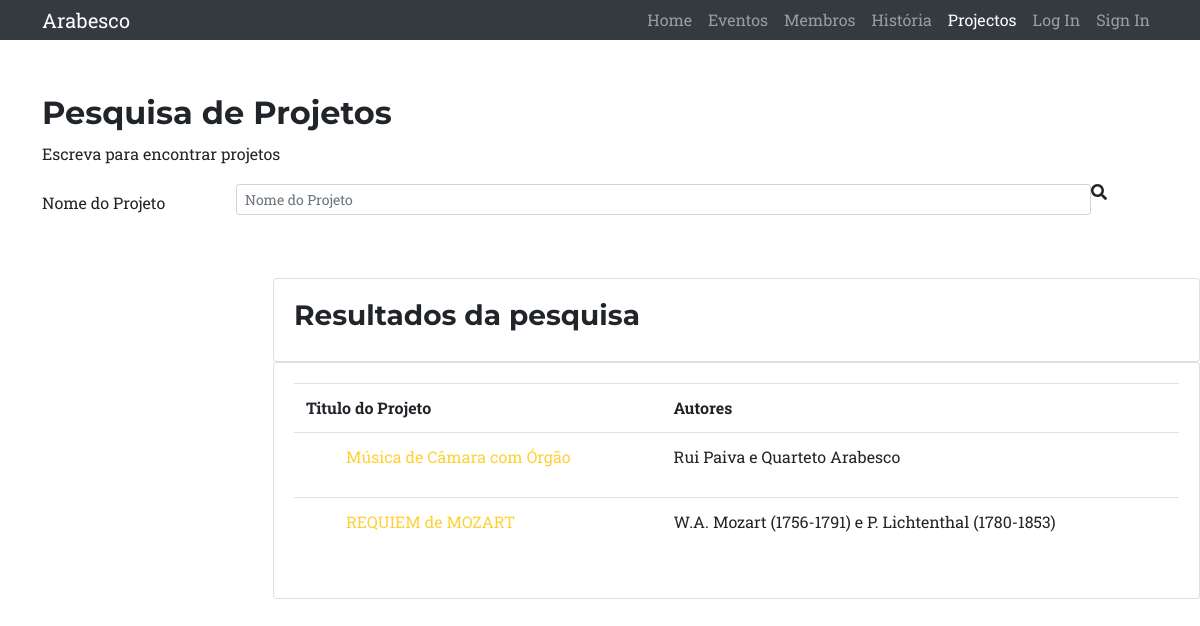
/Projetos/, run on an earlier commit of the app's database.
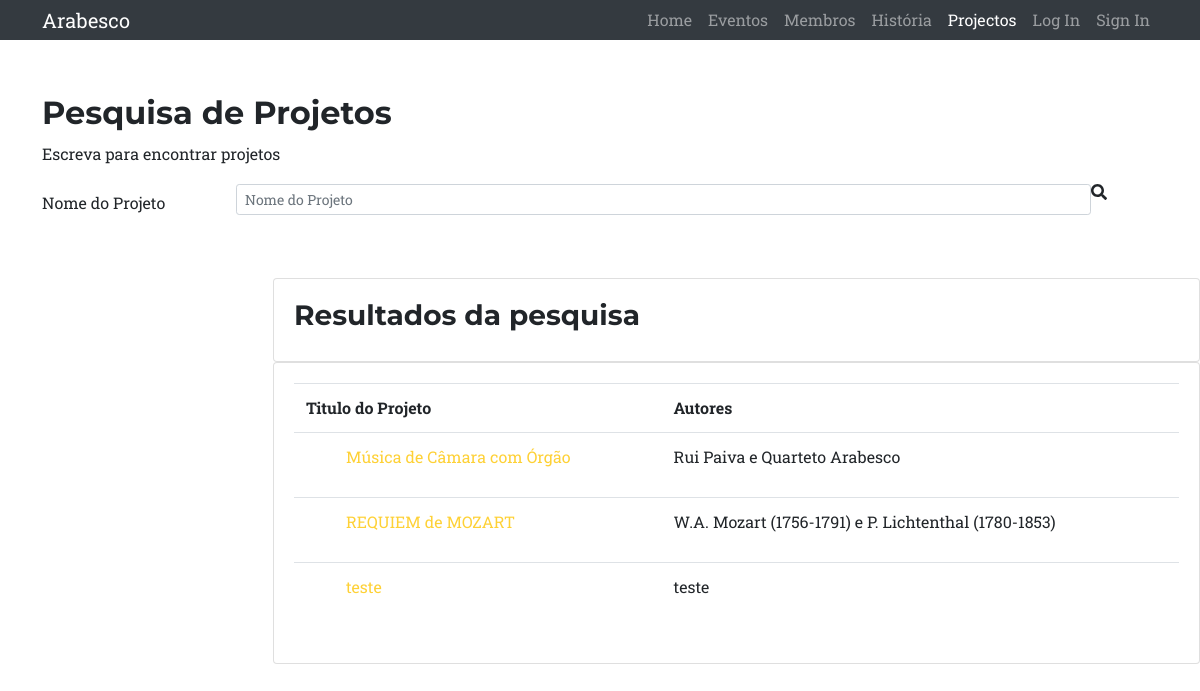
And on a later commit of the database.
### eventos/models.py (models this page shows, shortened)
class Projeto(models.Model):
    id_projeto=models.AutoField(auto_created=True, primary_key=True, serialize=False, verbose_name='ID')
    titulo_projeto= models.CharField(max_length=200, default='')
    autores = models.CharField(max_length=200, default="")
    programa= models.TextField(max_length=20000, default='')
    notas = models.CharField(max_length=200, default='')

### eventos/views.py (the view)
# urls.py: path("Projetos/", views.projetos, name="Projetos"),
def projetos(request):
    eventos = Evento2.objects.all()
    projetos = Projeto.objects.all()
    date_min_eventos = request.GET.get('date_min_eventos')
    date_max_eventos = request.GET.get('date_max_eventos')
    date_min_projetos = request.GET.get('date_min_projetos')
    date_max_projetos = request.GET.get('date_max_projetos')
    ctx = {}
    xpto={}
    url_parameter = request.GET.get("a")
    if date_min_eventos != '' and date_min_eventos is not None:
        eventos = eventos.filter(data_evento__gte=date_min_eventos)
    if date_min_projetos != '' and date_min_projetos is not None:
        projetos = projetos.filter(data_projeto__gte=date_min_projetos)
    if date_max_eventos != '' and date_max_eventos is not None:
        eventos = eventos.filter(data_evento__lt=date_max_eventos)
    if date_max_projetos != '' and date_max_projetos is not None:
        projetos = projetos.filter(data_projeto__lt=date_max_projetos)
    if url_parameter:
            eventos = Evento2.objects.filter(Q(titulo_evento__icontains=url_parameter) | Q(descricao_evento__icontains=url_parameter))
            projetos = Projeto.objects.filter(Q(titulo_projeto__icontains=url_parameter) | Q(programa__icontains=url_parameter) | Q(notas__icontains=url_parameter))
    ctx={"eventos":eventos, "projetos":projetos}
    if request.is_ajax():
        html = render_to_string(
            template_name="prj.hmtl", context={"eventos":eventos, "projetos":projetos}
            )
        data_dict = {"html_from_view": html}
        return JsonResponse(data=data_dict, safe=False)
    ctx={"eventos":eventos, "projetos":projetos}
    return render(request, "Projetos.html", context=ctx)

### eventos/templates/Projetos.html (shortened to what this page needs)
<!DOCTYPE html>
{% load static %}
<html lang="en">
<head>
    <link rel="stylesheet" src="{% static '/vendor/bootstrap/css/bootstrap.min.css' %}">
    <link href="{% static '/css/styles.css' %}" rel="stylesheet" />
</head>
<body>
<nav class="navbar navbar-expand-lg navbar-dark bg-dark static-top">
    <div class="container">
        <a class="navbar-brand" href="#">Arabesco</a>
        <div class="collapse navbar-collapse" id="navbarResponsive">
            <ul class="navbar-nav ml-auto">
                <li class="nav-item">
                    <a class="nav-link" href="{% url 'home' %}">Home</a>
                </li>
                <li class="nav-item">
                    <a class="nav-link" href="{% url 'eventos_new' %}">Eventos</a>
                </li>
                <li class="nav-item">
                    <a class="nav-link" href="{% url 'membros' %}">Membros</a>
                </li>
                <li class="nav-item">
                    <a class="nav-link" href="{% url 'historia' %}">História</a>
                </li>
                <li class="nav-item active">
                    <a class="nav-link" href="{% url 'Projetos' %}">Projectos
                    </a>
                </li>
                <li class="nav-item">
                    <a class="nav-link" href="{% url 'login' %}">Log In</a>
                </li>
                <li class="nav-item">
                    <a class="nav-link" href="{% url 'registo' %}">Sign In</a>
                </li>
            </ul>
        </div>
    </div>
</nav>
<div class="container">
	<form method="GET" action=".">
        <h2 style="padding-top:30px" >Pesquisa de Projetos</h2>
    <p>Escreva para encontrar projetos</p>
		<div class="form-group row">
			<label for="publishDateMin" class="col-2 col-form-label">Nome do Projeto</label>
			<form class="col-5">
                <input aria-label="Search" class="form-control form-control-sm ml-3 w-75" id="user-input" placeholder="Nome do Projeto"
                       type="text">
                <i aria-hidden="true" class="fas fa-search" id="search-icon"></i>
            </form>
		</div>
    </div>
<div id="replaceable-content">
    {% include 'prj.html' %}
</div>
</body>
</html>

### eventos/templates/prj.html
{% load static %}
{% block content %}
<div class="row" style="padding-left: 273px; padding-top: 40px">
	<div class="col-md">
		<div class="card card-body">
			<h3>Resultados da pesquisa </h3>
		</div>
		<div class="card card-body">
			<table class="table">
				<tr>
					<th>Titulo do Projeto</th>
					<th>Autores</th>
				</tr>
				{% for projeto in projetos %}
				<tr>
					<td>
						<ul><a href="{% url  'projetos' projeto.id_projeto %}">{{ projeto.titulo_projeto }}</a></ul>
					</td>
					<td>{{projeto.autores}}</td>
				</tr>
				{% endfor %}
		</div>
		{% endblock content %}

What changed in the data, as far as the page shows it:
added Projeto: titulo_projeto "teste", autores "teste"
